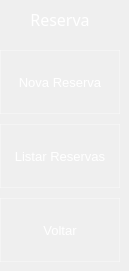
    <widget class="QWidget" name="page_12">
     <widget class="QLabel" name="label_98">
      <property name="geometry">
       <rect>
        <x>0</x>
        <y>0</y>
        <width>120</width>
        <height>40</height>
       </rect>
      </property>
      <property name="font">
       <font>
        <family>Montserrat Medium</family>
        <pointsize>12</pointsize>
        <weight>50</weight>
        <bold>false</bold>
       </font>
      </property>
      <property name="styleSheet">
       <string notr="true">background-color: qlineargradient(spread:pad, x1:0, y1:0, x1:0, y1:1, 
                                 stop:0 rgba(0, 50, 150, 255), 
                                 stop:1 rgba(51, 156, 255, 255));</string>
      </property>
      <property name="text">
       <string>&lt;html&gt;&lt;head/&gt;&lt;body&gt;&lt;p align=&quot;center&quot;&gt;&lt;span style=&quot; color:#ffffff;&quot;&gt;Reserva&lt;/span&gt;&lt;/p&gt;&lt;/body&gt;&lt;/html&gt;</string>
      </property>
     </widget>
     <widget class="QToolButton" name="bttn_nova_reserva">
      <property name="geometry">
       <rect>
        <x>0</x>
        <y>50</y>
        <width>120</width>
        <height>64</height>
       </rect>
      </property>
      <property name="sizePolicy">
       <sizepolicy hsizetype="Preferred" vsizetype="Preferred">
        <horstretch>0</horstretch>
        <verstretch>0</verstretch>
       </sizepolicy>
      </property>
      <property name="font">
       <font>
        <pointsize>10</pointsize>
       </font>
      </property>
      <property name="styleSheet">
       <string notr="true">QToolButton {
    background-color: rgba(0,0,0,0);
    border: 1px solid rgba(255, 255, 255, 0.3); /* Borda branca translúcida */
    color:  rgba(255, 255, 255,255); 
}

QToolButton:hover {
     background-color: rgba(255, 255, 255, 30);
    border-color: rgba(255, 255, 255,255); 
}

QToolButton:pressed {
    background-color: #339CFF; /* Azul acinzentado */
border-color: #66BFFF; /* Azul escuro */
color:#003366;
}
</string>
      </property>
      <property name="text">
       <string>Nova Reserva</string>
      </property>
      <property name="icon">
       <iconset>
        <normaloff>C:/Users/56915816/Icones/add_home_24dp_E3E3E3_FILL0_wght400_GRAD0_opsz24 (1).png</normaloff>C:/Users/56915816/Icones/add_home_24dp_E3E3E3_FILL0_wght400_GRAD0_opsz24 (1).png</iconset>
      </property>
      <property name="iconSize">
       <size>
        <width>32</width>
        <height>32</height>
       </size>
      </property>
      <property name="toolButtonStyle">
       <enum>Qt::ToolButtonTextUnderIcon</enum>
      </property>
     </widget>
     <widget class="QToolButton" name="bttn_voltar_3">
      <property name="geometry">
       <rect>
        <x>0</x>
        <y>198</y>
        <width>120</width>
        <height>64</height>
       </rect>
      </property>
      <property name="sizePolicy">
       <sizepolicy hsizetype="Preferred" vsizetype="Preferred">
        <horstretch>0</horstretch>
        <verstretch>0</verstretch>
       </sizepolicy>
      </property>
      <property name="font">
       <font>
        <pointsize>10</pointsize>
       </font>
      </property>
      <property name="styleSheet">
       <string notr="true">QToolButton {
    background-color: rgba(0, 0, 0, 0);          /* Fundo transparente */
    border: 1px solid rgba(255, 255, 255, 0.3);  /* Borda branca translúcida */
    color: rgba(255, 255, 255, 255);             /* Texto branco */
}

QToolButton:hover {
    background-color: rgba(255, 255, 255, 30);   /* Fundo branco fraco no hover */
    border-color: rgba(255, 255, 255, 255);      /* Borda branca sólida */
}

QToolButton:pressed {
    background-color: #FF3333;                   /* Vermelho (RGB 255, 51, 51) */
    border-color: #FF6666;                       /* Vermelho claro para borda */
    color: white;                                /* Texto branco (contraste) */
}</string>
      </property>
      <property name="text">
       <string>Voltar</string>
      </property>
      <property name="icon">
       <iconset>
        <normaloff>C:/Users/56915816/Icones/keyboard_return_24dp_E3E3E3_FILL0_wght400_GRAD0_opsz24.png</normaloff>C:/Users/56915816/Icones/keyboard_return_24dp_E3E3E3_FILL0_wght400_GRAD0_opsz24.png</iconset>
      </property>
      <property name="iconSize">
       <size>
        <width>32</width>
        <height>32</height>
       </size>
      </property>
      <property name="toolButtonStyle">
       <enum>Qt::ToolButtonTextUnderIcon</enum>
      </property>
     </widget>
     <widget class="QToolButton" name="bttn_listar_reserva">
      <property name="geometry">
       <rect>
        <x>0</x>
        <y>124</y>
        <width>120</width>
        <height>64</height>
       </rect>
      </property>
      <property name="sizePolicy">
       <sizepolicy hsizetype="Preferred" vsizetype="Preferred">
        <horstretch>0</horstretch>
        <verstretch>0</verstretch>
       </sizepolicy>
      </property>
      <property name="font">
       <font>
        <pointsize>10</pointsize>
       </font>
      </property>
      <property name="styleSheet">
       <string notr="true">QToolButton {
    background-color: rgba(0,0,0,0);
    border: 1px solid rgba(255, 255, 255, 0.3); /* Borda branca translúcida */
    color:  rgba(255, 255, 255,255); 
}

QToolButton:hover {
     background-color: rgba(255, 255, 255, 30);
    border-color: rgba(255, 255, 255,255); 
}

QToolButton:pressed {
    background-color: #339CFF; /* Azul acinzentado */
border-color: #66BFFF; /* Azul escuro */
color:#003366;
}
</string>
      </property>
      <property name="text">
       <string>Listar Reservas</string>
      </property>
      <property name="icon">
       <iconset>
        <normaloff>C:/Users/56915816/Icones/list_24dp_E3E3E3_FILL0_wght400_GRAD0_opsz24.png</normaloff>C:/Users/56915816/Icones/list_24dp_E3E3E3_FILL0_wght400_GRAD0_opsz24.png</iconset>
      </property>
      <property name="iconSize">
       <size>
        <width>32</width>
        <height>32</height>
       </size>
      </property>
      <property name="toolButtonStyle">
       <enum>Qt::ToolButtonTextUnderIcon</enum>
      </property>
     </widget>
    </widget>
